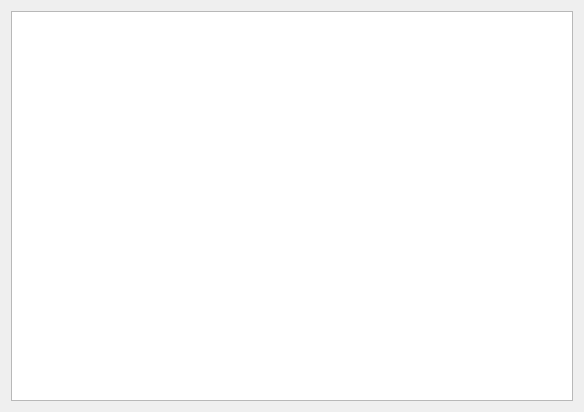
<ui version="4.0" >
 <class>QgsGCPListWidgetBase</class>
 <widget class="QWidget" name="QgsGCPListWidgetBase" >
  <property name="geometry" >
   <rect>
    <x>0</x>
    <y>0</y>
    <width>584</width>
    <height>412</height>
   </rect>
  </property>
  <property name="windowTitle" >
   <string>GCP List</string>
  </property>
  <layout class="QVBoxLayout" name="verticalLayout" >
   <item>
    <layout class="QGridLayout" name="gridLayout" >
     <item row="0" column="0" >
      <widget class="QTableView" name="mGCPTableView" />
     </item>
    </layout>
   </item>
  </layout>
 </widget>
 <resources/>
 <connections/>
</ui>
